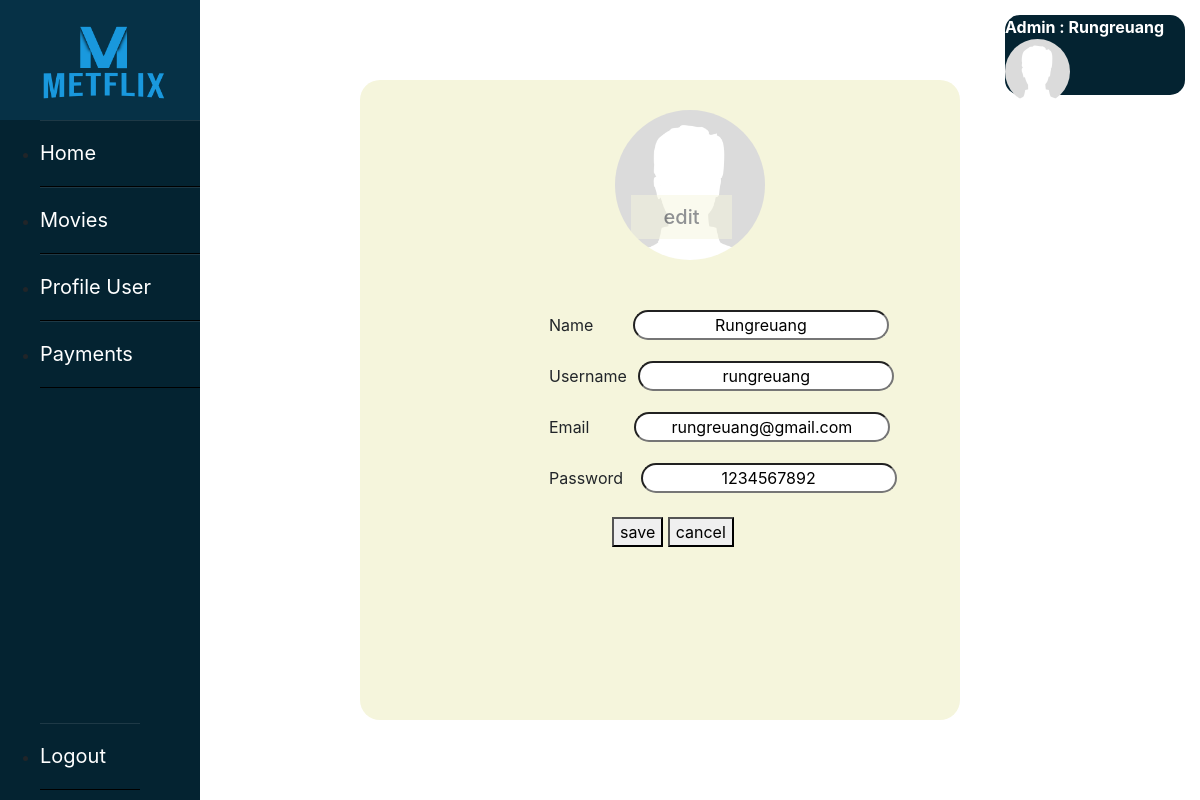
The app's page /Metflix/Admin/editprofileAdmin.php (signed in) with its own data.
### tables this page shows
CREATE TABLE `profile` (
  `Username` varchar(50) NOT NULL,
  `Picture` varchar(200) NOT NULL,
  `ID` int(11) NOT NULL
);

CREATE TABLE `users` (
  `ID` int(11) NOT NULL,
  `Email` varchar(50) NOT NULL,
  `Password` varchar(16) NOT NULL,
  `Name` varchar(50) NOT NULL,
  `Status` varchar(10) NOT NULL
);

### Metflix/Admin/editprofileAdmin.php (the view, shortened to what this page needs)
<?php
    include('header.php');
    $ID = $_SESSION['ID'];
        $sql="select u.Name,p.Username,u.Email,u.Password,p.Picture
        from users u inner join profile p on u.ID = p.ID where u.ID = '".$ID."'";
        $query = mysqli_query($con,$sql);
        $result = mysqli_fetch_array($query);
?>
<html>
<head>
</head>
<body>
    <div class="iniDiv">
        <div class="boxeditProfile">
            <div class="row profileeditrow">
                <img src="img/<?php echo $_SESSION["Picture"];?>" alt="avatarTest Picture" class="imgAvatar imgProfile">
                <div class="buttoneditpic">
                    <a onclick="edit()"><label class="textEditpic">edit</label></a>
                </div>
            </div>
            <div class="row ">
                <div class="col colprofileAdmin">
                    <form>
                        <label>Name </label>
                        <input type="text" id="Name"
                            style="margin-top: 50px;margin-left: 35px;border-radius: 25px;text-align: center;"
                            value="<?php echo $result['Name'] ?>">
                    </form>
                </div>
            </div>
            <div class="row ">
                <div class="col colprofileAdmin">
                    <form>
                        <label>Username </label>
                        <input type="text" id="Username"
                            style="margin-left: 7px;border-radius: 25px;text-align: center;"
                            value="<?php echo $result['Username'] ?>">
                    </form>
                </div>
            </div>
            <div class="row ">
                <div class="col colprofileAdmin">
                    <form>
                        <label>Email </label>
                        <input type="text" id="Email" style="margin-left: 40px;border-radius: 25px;text-align: center;"
                            value="<?php echo $result['Email'] ?>">
                    </form>
                </div>
            </div>
            <div class="row ">
                <div class="col colprofileAdmin">
                    <form>
                        <label>Password </label>
                        <input type="text" id="Password"
                            style="margin-left: 13px;border-radius: 25px;text-align: center;"
                            value="<?php echo $result['Password'] ?>">
                    </form>
                </div>
            </div>
            <div class="row">
                <div class="col" style="margin-left: 40%">
                    <button type="button" onclick="save0Click()" style="margin-top:3px;">save</button>
                    <a href="homepageAdmin.php"><button type="button" style="margin-top:3px;">cancel</button></a>
                </div>
            </div>
        </div>
    </div>
</body>
</html>

### Metflix/Admin/metStyle.css (style rules this page uses)
.iniDiv { width: 100%; height: 100%; padding-left: 200px; }
.imgAvatar { border-radius: 50%; }
.boxeditProfile { background-color: beige; position: fixed; top: 10%; width: 50%; height: 80%; left: 30%; border-radius: 20px; }
.imgProfile { margin-left: 42%; width: 150px; height: 150px; }
.buttoneditpic { background-color: beige; position: absolute; margin-left: 46%; margin-top: 85px; width: 101px; height: 44px; text-align: center; filter: opacity(0.5); }
.profileeditrow { padding-top: 30px; padding-left: 10px; }
.textEditpic { font-weight: 500; font-size: 20px; padding-top: 7px; }
.colprofileAdmin { margin-left: 30%; }

### records on screen
profile: ID.Name "Rungreuang", Username "rungreuang", ID.Email "rungreuang@gmail.com", ID.Password "1234567892"

### other values on screen
$_SESSION["Name"] "Rungreuang"
